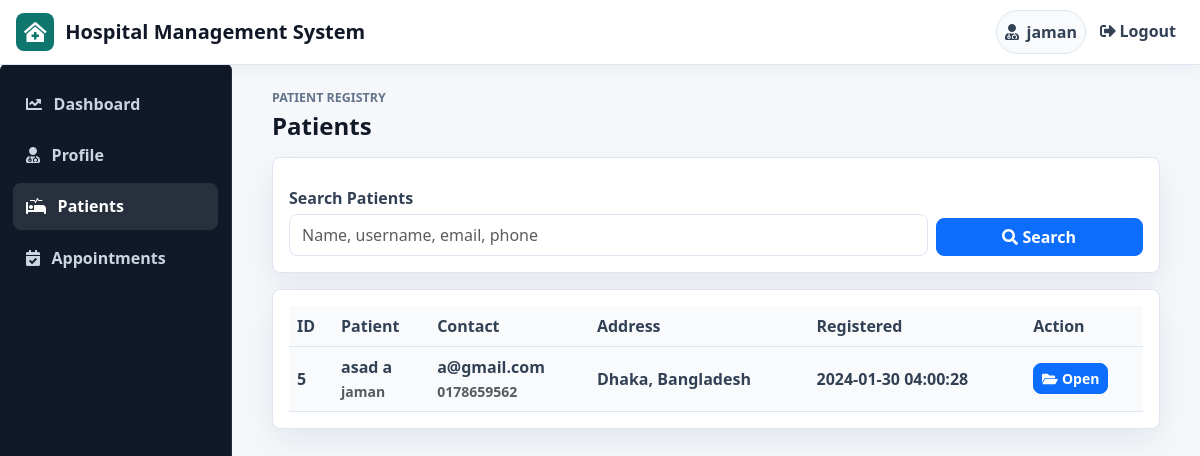
The app's page /doctor/patient.php (signed in) with its own data.
### tables this page shows
CREATE TABLE `patient` (
  `id` int(100) NOT NULL,
  `firstname` varchar(100) NOT NULL,
  `surname` varchar(100) NOT NULL,
  `username` varchar(100) NOT NULL,
  `email` varchar(100) NOT NULL,
  `phone` varchar(100) NOT NULL,
  `address` text DEFAULT NULL,
  `gender` varchar(100) NOT NULL,
  `password` varchar(100) NOT NULL,
  `date_reg` varchar(100) NOT NULL,
  `profile` varchar(100) NOT NULL
);

### include/connection.php (called while the page is built, shortened)
<?php
function e($value)
{
    return htmlspecialchars((string) ($value ?? ''), ENT_QUOTES, 'UTF-8');
}
?>

### doctor/patient.php (the view, shortened to what this page needs)
<?php
include("../include/connection.php");
$search = trim($_GET['q'] ?? '');
if ($search !== '') {
    $like = '%' . $search . '%';
    $stmt = mysqli_prepare($connect, "SELECT * FROM patient WHERE firstname LIKE ? OR surname LIKE ? OR username LIKE ? OR email LIKE ? OR phone LIKE ? ORDER BY date_reg DESC, id DESC");
    mysqli_stmt_bind_param($stmt, "sssss", $like, $like, $like, $like, $like);
    mysqli_stmt_execute($stmt);
    $patients = mysqli_stmt_get_result($stmt);
} else {
    $patients = mysqli_query($connect, "SELECT * FROM patient ORDER BY date_reg DESC, id DESC");
}
?>
<!DOCTYPE html>
<html>
<head>
</head>
<body>
<?php
include("../include/header.php");
include("sidenav.php");
?>
<main class="col-md-10">
    <div class="page-heading">
        <div>
            <p class="eyebrow">Patient Registry</p>
            <h4>Patients</h4>
        </div>
    </div>
    <div class="hms-card mb-3">
        <form method="get" class="row g-2 align-items-end">
            <div class="col-md-9">
                <label>Search Patients</label>
                <input type="text" name="q" class="form-control" value="<?php echo e($search); ?>" placeholder="Name, username, email, phone">
            </div>
            <div class="col-md-3">
                <button class="btn btn-primary w-100" type="submit"><i class="fas fa-search me-1"></i>Search</button>
            </div>
        </form>
    </div>
    <div class="hms-card">
        <div class="table-responsive">
            <table class="table table-hover align-middle">
                <thead>
                    <tr>
                        <th>ID</th>
                        <th>Patient</th>
                        <th>Contact</th>
                        <th>Address</th>
                        <th>Registered</th>
                        <th>Action</th>
                    </tr>
                </thead>
                <tbody>
                <?php while ($row = mysqli_fetch_array($patients)) { ?>
                    <tr>
                        <td><?php echo e($row['id']); ?></td>
                        <td>
                            <strong><?php echo e($row['firstname'] . ' ' . $row['surname']); ?></strong><br>
                            <span class="text-muted small"><?php echo e($row['username']); ?></span>
                        </td>
                        <td>
                            <?php echo e($row['email']); ?><br>
                            <span class="text-muted small"><?php echo e($row['phone']); ?></span>
                        </td>
                        <td><?php echo e($row['address'] ?: 'Not provided'); ?></td>
                        <td><?php echo e($row['date_reg']); ?></td>
                        <td>
                            <a href="view.php?id=<?php echo e($row['id']); ?>" class="btn btn-sm btn-primary"><i class="fas fa-folder-open me-1"></i>Open</a>
                        </td>
                    </tr>
                <?php } ?>
                </tbody>
            </table>
        </div>
    </div>
</main>
</body>
</html>

### include/header.php (style rules this page uses)
:root { --hms-primary: #0f766e; --hms-primary-dark: #134e4a; --hms-accent: #1d4ed8; --hms-success: #15803d; --hms-warning: #b45309; --hms-danger: #b91c1c; --hms-bg: #f5f7fb; --hms-surface: #ffffff; --hms-soft: #eef6f6; --hms-border: #dde6f0; --hms-text: #111827; --hms-muted: #64748b; --hms-sidebar: #111827; --hms-shadow: 0 12px 30px rgba(15, 23, 42, 0.07); }
* { letter-spacing: 0; }
body { padding-top: 0; background: var(--hms-bg); color: var(--hms-text); font-family: "Segoe UI", Arial, sans-serif; }
body > .col-md-10, body > .col-md-6 { margin-left: 248px; max-width: calc(100% - 264px); padding: 1.5rem 1.5rem 2.5rem; }
.page-heading { display: flex; align-items: center; justify-content: space-between; gap: 1rem; margin-bottom: 1rem; }
.page-heading h4, .page-heading h5 { margin: 0; font-weight: 750; color: var(--hms-text); }
.eyebrow { margin: 0 0 0.25rem; color: var(--hms-muted); font-size: 0.78rem; font-weight: 700; text-transform: uppercase; }
.hms-card, .card, .jumbotron { background: var(--hms-surface) !important; border: 1px solid var(--hms-border) !important; border-radius: 8px !important; box-shadow: var(--hms-shadow); padding: 1rem; }
.table { background: var(--hms-surface); border-color: var(--hms-border); margin-bottom: 0; }
.table th, .table td { vertical-align: middle; }
.table thead th, .table tr:first-child td { background: #f8fafc; color: #334155; font-weight: 700; }
.form-control, .form-select { border-color: var(--hms-border); border-radius: 8px; min-height: 42px; }
label { margin-top: 0.75rem; margin-bottom: 0.25rem; color: #334155; font-weight: 650; }
.btn { border-radius: 8px; font-weight: 650; }

### records on screen
patient: id "5", firstname+surname "asad a", username "jaman", email "a@gmail.com", phone "0178659562", address "Dhaka, Bangladesh", date_reg "2024-01-30 04:00:28"

### other values on screen
$user "jaman"
